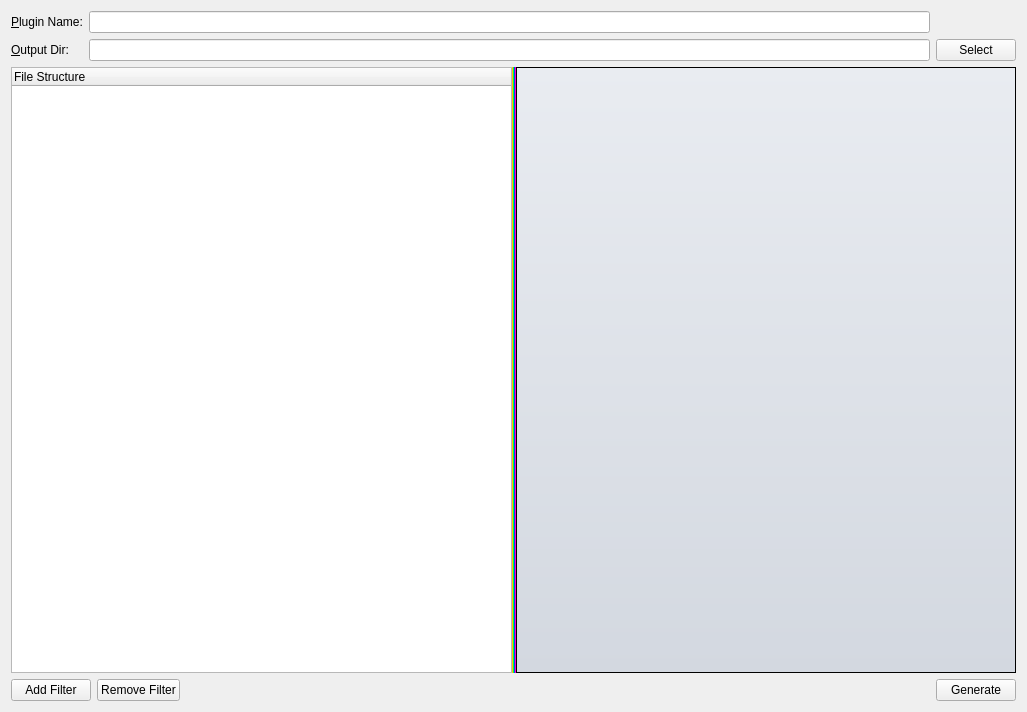
<?xml version="1.0" encoding="UTF-8"?>
<ui version="4.0">
 <class>PluginMaker</class>
 <widget class="QWidget" name="PluginMaker">
  <property name="geometry">
   <rect>
    <x>0</x>
    <y>0</y>
    <width>1027</width>
    <height>712</height>
   </rect>
  </property>
  <property name="windowTitle">
   <string>PluginMaker</string>
  </property>
  <layout class="QGridLayout" name="gridLayout" rowstretch="0,0,1,0">
   <item row="2" column="0" colspan="3">
    <widget class="DREAM3DSplitter" name="splitter">
     <property name="styleSheet">
      <string notr="true">QSplitter::handle {
    
	background-color: qlineargradient(spread:pad, x1:0, y1:0, x2:1, y2:0, stop:0 rgba(255, 0, 0, 255), stop:0.166 rgba(255, 255, 0, 255), stop:0.333 rgba(0, 255, 0, 255), stop:0.5 rgba(0, 255, 255, 255), stop:0.666 rgba(0, 0, 255, 255), stop:0.833 rgba(255, 0, 255, 255), stop:1 rgba(255, 0, 0, 255));
}</string>
     </property>
     <property name="orientation">
      <enum>Qt::Horizontal</enum>
     </property>
     <widget class="QTreeWidget" name="treeWidget">
      <property name="styleSheet">
       <string notr="true"/>
      </property>
      <property name="autoExpandDelay">
       <number>0</number>
      </property>
      <column>
       <property name="text">
        <string>File Structure</string>
       </property>
      </column>
     </widget>
     <widget class="QTextEdit" name="m_fileEditor">
      <property name="styleSheet">
       <string notr="true">QTextEdit
  {
  background-color: qlineargradient(spread:pad, x1:0, y1:0, x2:0, y2:1, stop:0 rgba(233, 236, 241, 255), stop:1.0 rgba(211, 216, 224, 255));
  }</string>
      </property>
      <property name="readOnly">
       <bool>true</bool>
      </property>
     </widget>
    </widget>
   </item>
   <item row="1" column="1">
    <widget class="QFSDropLineEdit" name="m_OutputDir"/>
   </item>
   <item row="3" column="0" colspan="3">
    <layout class="QHBoxLayout" name="horizontalLayout">
     <property name="spacing">
      <number>6</number>
     </property>
     <item>
      <widget class="QPushButton" name="addFilterBtn">
       <property name="sizePolicy">
        <sizepolicy hsizetype="Preferred" vsizetype="Preferred">
         <horstretch>0</horstretch>
         <verstretch>0</verstretch>
        </sizepolicy>
       </property>
       <property name="text">
        <string>Add Filter</string>
       </property>
       <property name="icon">
        <iconset resource="../../../../Resources/icons/images/Icons.qrc">
         <normaloff>:/add2.png</normaloff>:/add2.png</iconset>
       </property>
      </widget>
     </item>
     <item>
      <widget class="QPushButton" name="removeFilterBtn">
       <property name="sizePolicy">
        <sizepolicy hsizetype="Preferred" vsizetype="Preferred">
         <horstretch>0</horstretch>
         <verstretch>0</verstretch>
        </sizepolicy>
       </property>
       <property name="text">
        <string>Remove Filter</string>
       </property>
       <property name="icon">
        <iconset resource="../../../../Resources/icons/images/Icons.qrc">
         <normaloff>:/delete2.png</normaloff>:/delete2.png</iconset>
       </property>
      </widget>
     </item>
     <item>
      <widget class="QFSDropLabel" name="errorString">
       <property name="sizePolicy">
        <sizepolicy hsizetype="Expanding" vsizetype="Preferred">
         <horstretch>0</horstretch>
         <verstretch>0</verstretch>
        </sizepolicy>
       </property>
       <property name="text">
        <string/>
       </property>
       <property name="wordWrap">
        <bool>true</bool>
       </property>
      </widget>
     </item>
     <item>
      <widget class="QPushButton" name="generateButton">
       <property name="sizePolicy">
        <sizepolicy hsizetype="Preferred" vsizetype="Preferred">
         <horstretch>0</horstretch>
         <verstretch>0</verstretch>
        </sizepolicy>
       </property>
       <property name="text">
        <string>Generate</string>
       </property>
      </widget>
     </item>
    </layout>
   </item>
   <item row="1" column="0">
    <widget class="QLabel" name="outputFileNameLabel">
     <property name="text">
      <string>&amp;Output Dir:</string>
     </property>
     <property name="buddy">
      <cstring>m_OutputDir</cstring>
     </property>
    </widget>
   </item>
   <item row="0" column="0">
    <widget class="QLabel" name="nameLabel">
     <property name="text">
      <string>&amp;Plugin Name:</string>
     </property>
     <property name="buddy">
      <cstring>m_PluginName</cstring>
     </property>
    </widget>
   </item>
   <item row="0" column="1">
    <widget class="QLineEdit" name="m_PluginName"/>
   </item>
   <item row="1" column="2">
    <widget class="QPushButton" name="selectButton">
     <property name="text">
      <string>Select</string>
     </property>
    </widget>
   </item>
  </layout>
 </widget>
 <customwidgets>
  <customwidget>
   <class>QFSDropLineEdit</class>
   <extends>QLineEdit</extends>
   <header location="global">QFSDropLineEdit.h</header>
  </customwidget>
  <customwidget>
   <class>QFSDropLabel</class>
   <extends>QLabel</extends>
   <header>QFSDropLabel.h</header>
  </customwidget>
  <customwidget>
   <class>DREAM3DSplitter</class>
   <extends>QSplitter</extends>
   <header location="global">DREAM3DSplitter.h</header>
   <container>1</container>
  </customwidget>
 </customwidgets>
 <resources>
  <include location="../../../../Resources/icons/images/Icons.qrc"/>
 </resources>
 <connections/>
</ui>
